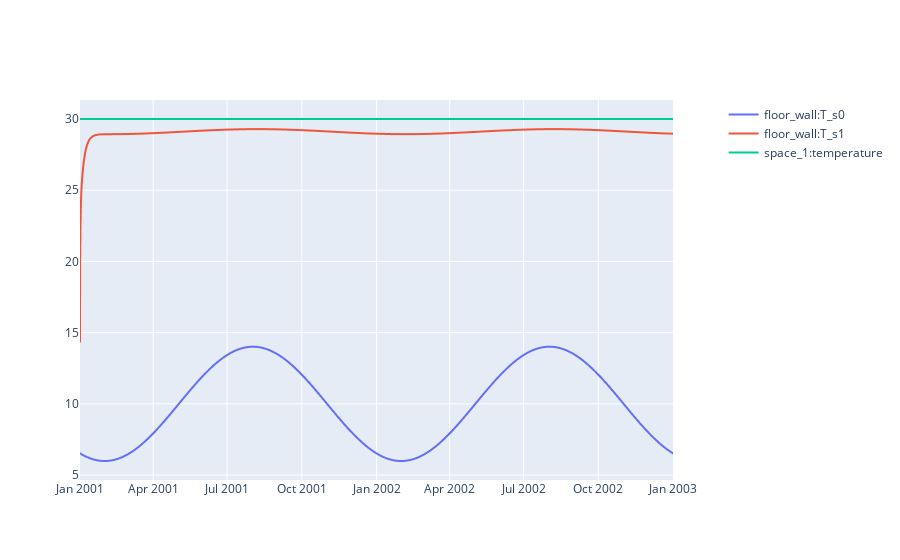

The notebook cell saved with this chart:
### Code cell
suelo = pro.component("floor_wall")
t_suelo = suelo.variable("T_s0")  
t_dentro = suelo.variable("T_s1")
t_aire = pro.component("space_1").variable("temperature")
sim.plot(pro.dates(),[t_suelo, t_dentro, t_aire])

### Figure 1 — Plotly figure (JSON) as saved in the notebook; plotly's stock layout.template omitted (floating-point values rounded to 4 significant figures; data arrays with more than 128 entries replaced by an {"elided": "..."} marker saying what was removed)
{"data": [{"hovertemplate": "date=%{x}<br>floor_wall:T_s0=%{y}<extra></extra>", "legendgroup": "", "line": {"dash": "solid"}, "marker": {"symbol": "circle"}, "mode": "lines", "name": "floor_wall:T_s0", "showlegend": true, "type": "scattergl", "x": {"elided": "17520 str values"}, "xaxis": "x", "y": {"elided": "17520 float values"}, "yaxis": "y"}, {"hovertemplate": "date=%{x}<br>floor_wall:T_s1=%{y}<extra></extra>", "legendgroup": "", "line": {"dash": "solid"}, "marker": {"symbol": "circle"}, "mode": "lines", "name": "floor_wall:T_s1", "showlegend": true, "type": "scattergl", "x": {"elided": "17520 str values"}, "xaxis": "x", "y": {"elided": "17520 float values"}, "yaxis": "y"}, {"hovertemplate": "date=%{x}<br>space_1:temperature=%{y}<extra></extra>", "legendgroup": "", "line": {"dash": "solid"}, "marker": {"symbol": "circle"}, "mode": "lines", "name": "space_1:temperature", "showlegend": true, "type": "scattergl", "x": {"elided": "17520 str values"}, "xaxis": "x", "y": {"elided": "17520 float values"}, "yaxis": "y"}], "layout": {"xaxis": {"anchor": "y", "domain": [0, 0.94]}, "yaxis": {"anchor": "x", "domain": [0, 1]}, "yaxis2": {"anchor": "x", "overlaying": "y", "side": "right"}}}
